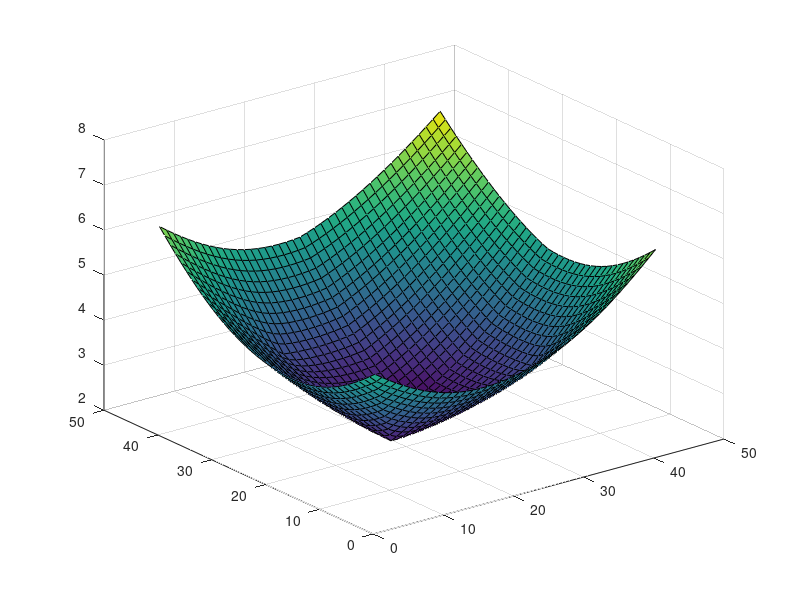

MATLAB code to generate this figure:
[x,y] = meshgrid(-0.5:0.05:1.5,-0.5:0.05:1.5);
f = sqrt(x.^2 + y.^2) + sqrt((x-1).^2 + y.^2)+ sqrt(x.^2 + (1-y).^2)+max(max(sqrt(x.^2 + y.^2), sqrt((x-1).^2 + y.^2)), sqrt(x.^2 + (1-y).^2));
surf(f)

%This is a comment written by Luke Quinn